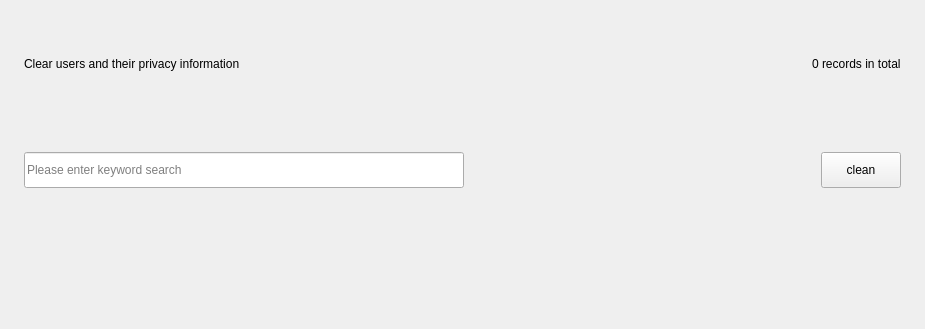
<?xml version="1.0" encoding="UTF-8"?>
<ui version="4.0">
 <class>PrivacyCleanupPage</class>
 <widget class="QWidget" name="PrivacyCleanupPage">
  <property name="geometry">
   <rect>
    <x>0</x>
    <y>0</y>
    <width>925</width>
    <height>329</height>
   </rect>
  </property>
  <property name="windowTitle">
   <string>Form</string>
  </property>
  <layout class="QVBoxLayout" name="verticalLayout">
   <property name="spacing">
    <number>10</number>
   </property>
   <property name="leftMargin">
    <number>24</number>
   </property>
   <property name="topMargin">
    <number>16</number>
   </property>
   <property name="rightMargin">
    <number>0</number>
   </property>
   <property name="bottomMargin">
    <number>4</number>
   </property>
   <item>
    <layout class="QHBoxLayout" name="horizontalLayout">
     <property name="rightMargin">
      <number>24</number>
     </property>
     <item>
      <widget class="QLabel" name="label">
       <property name="minimumSize">
        <size>
         <width>420</width>
         <height>0</height>
        </size>
       </property>
       <property name="text">
        <string>Clear users and their privacy information</string>
       </property>
      </widget>
     </item>
     <item>
      <spacer name="horizontalSpacer">
       <property name="orientation">
        <enum>Qt::Horizontal</enum>
       </property>
       <property name="sizeHint" stdset="0">
        <size>
         <width>40</width>
         <height>20</height>
        </size>
       </property>
      </spacer>
     </item>
     <item>
      <widget class="QLabel" name="m_tips">
       <property name="text">
        <string>0 records in total</string>
       </property>
      </widget>
     </item>
    </layout>
   </item>
   <item>
    <widget class="QWidget" name="m_controlLine" native="true">
     <layout class="QHBoxLayout" name="horizontalLayout_3">
      <property name="spacing">
       <number>10</number>
      </property>
      <property name="leftMargin">
       <number>0</number>
      </property>
      <property name="topMargin">
       <number>0</number>
      </property>
      <property name="rightMargin">
       <number>24</number>
      </property>
      <property name="bottomMargin">
       <number>0</number>
      </property>
      <item>
       <widget class="QLineEdit" name="m_search">
        <property name="sizePolicy">
         <sizepolicy hsizetype="Fixed" vsizetype="Fixed">
          <horstretch>0</horstretch>
          <verstretch>0</verstretch>
         </sizepolicy>
        </property>
        <property name="minimumSize">
         <size>
          <width>440</width>
          <height>36</height>
         </size>
        </property>
        <property name="maximumSize">
         <size>
          <width>440</width>
          <height>36</height>
         </size>
        </property>
        <property name="placeholderText">
         <string>Please enter keyword search</string>
        </property>
       </widget>
      </item>
      <item>
       <spacer name="spacer_2">
        <property name="orientation">
         <enum>Qt::Horizontal</enum>
        </property>
        <property name="sizeHint" stdset="0">
         <size>
          <width>40</width>
          <height>20</height>
         </size>
        </property>
       </spacer>
      </item>
      <item>
       <widget class="QPushButton" name="m_clean">
        <property name="sizePolicy">
         <sizepolicy hsizetype="Fixed" vsizetype="Fixed">
          <horstretch>0</horstretch>
          <verstretch>0</verstretch>
         </sizepolicy>
        </property>
        <property name="minimumSize">
         <size>
          <width>72</width>
          <height>36</height>
         </size>
        </property>
        <property name="text">
         <string>clean</string>
        </property>
       </widget>
      </item>
     </layout>
    </widget>
   </item>
   <item>
    <widget class="KS::ToolBox::PrivacyCleanupTable" name="m_table" native="true"/>
   </item>
  </layout>
 </widget>
 <customwidgets>
  <customwidget>
   <class>KS::ToolBox::PrivacyCleanupTable</class>
   <extends>QWidget</extends>
   <header>plugins/gui/tool-box/privacy-cleanup/privacy-cleanup-table.h</header>
   <container>1</container>
  </customwidget>
 </customwidgets>
 <resources/>
 <connections/>
</ui>
